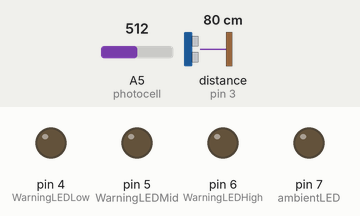
The sketch below on a simulated Arduino Uno, built with avr-gcc and run on an emulated ATmega328P. On the bench: output pins drawn as LEDs (lit = HIGH). Inputs (shaded band) come from the test bench; at power-on: A5 (photocell) = 512, distance to the obstacle (sensor on pin 3) 80 cm. The echo pulse lasts 58.3 µs per cm; pins used as bus, display or sensor lines are not drawn.

Above: at 1.4 s.
1.5 s: A5 (photocell) set to 490
At 2.0 s:
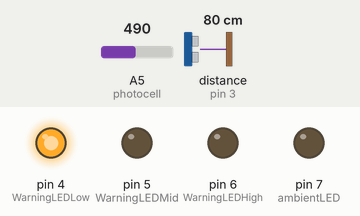
3.0 s: A5 (photocell) set to 511
At 3.4 s:
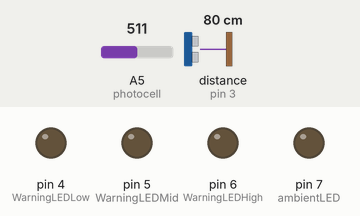
4.5 s: A5 (photocell) set to 306
At 5.4 s:
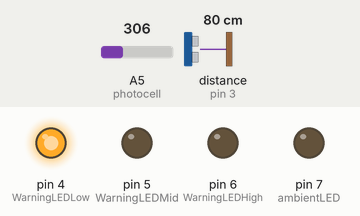
6.0 s: distance to the obstacle (sensor on pin 3) set to 24 cm
7.5 s: distance to the obstacle (sensor on pin 3) set to 19 cm
At 8.7 s:
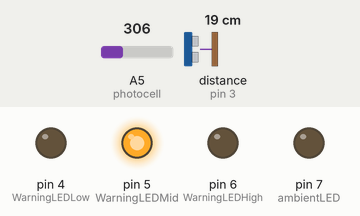
9.0 s: distance to the obstacle (sensor on pin 3) set to 12 cm
10.5 s: distance to the obstacle (sensor on pin 3) set to 9 cm
At 11.1 s:
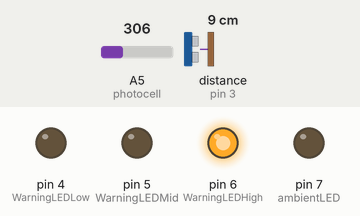
Timing chart, 0 to 13.0 s (numbered marks = the images above; inputs shaded):
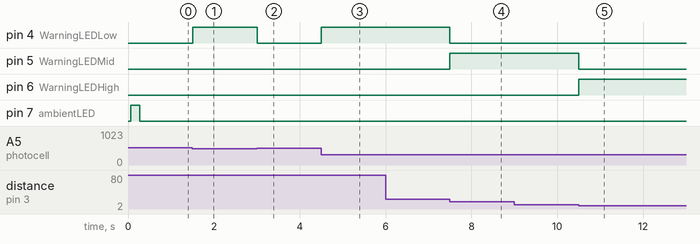

The sketch:

Distance_in_the_Dark.ino
```cpp
// Photocell on analogue pin A0.
#define photocell A5
// The Ultrasonic Trigger pin.
#define USTrigger 2
// The Ultrasonic Echo pin.
#define USEcho 3
// The LED which indicates the ambient lightlevel has been taken.
#define WarningLEDLow 4
// The LED that indicates the room is dark and still, compared to ambient levels.
#define WarningLEDMid 5
// The LED that indicates the room is dark and still, compared to ambient levels.
#define WarningLEDHigh 6
// The LED which indicates the ambient lightlevel has been taken.
#define ambientLED 7

// Defined the length of the queue (longer => more latency, but more smoothing).
#define queueLength 10

//Creating globals to be used in most functions below.
double lightVal, sum, ambientLightLevel, counter = 0, filteredVal, queue[queueLength], movementTimer = 0;
//The scale is how much we weigh our previous result vs. our current result.
double scaleVal = 0.95;
//Set up variables to check the round trip time and distance of the ultrasonic sensor.
double echoTime, echoDist;

//Using queue to smooth the signal ever more.
void queuePush(double nextVal) {
  for (int i = queueLength - 1; i > 0; i--) {
    queue[i] = queue[i - 1];
  }
  queue[0] = nextVal;
}


void setup() {

  //Set up serial comms at 9600 Baud
  Serial.begin(9600);

  // Set I/O state of pins
  pinMode(ambientLED, OUTPUT);
  pinMode(WarningLEDHigh, OUTPUT);
  pinMode(WarningLEDMid, OUTPUT);
  pinMode(WarningLEDLow, OUTPUT);
  pinMode(USTrigger, OUTPUT);
  pinMode(USEcho, INPUT);
  pinMode(photocell, INPUT);

  //Initialise the light level and queue
  ambientLightLevel = 1023;
  for (int i = 0; i < queueLength; i++) {
    queue[i] = 300;
  }

  //Get ambient light level over 250 cycles
  while (counter++ < 250) {

    //Get the sensor value and filter it
    lightVal = analogRead(photocell);
    filteredVal = scaleVal * queue[0] + (1 - scaleVal) * lightVal;
    queuePush(filteredVal);

    //Get the sum of the past "queueLength" values
    for (int i = 0; i < queueLength; i++) {
      sum += queue[i];
    }
    sum = sum / queueLength;
    //Print the current signal
    //Serial.println(sum);
  }

  //Set the Ambient light level and flash the ambient indicator LED
  ambientLightLevel = sum;
  //Serial.println(sum);
  digitalWrite(ambientLED, HIGH);
  delay(200);
  digitalWrite(ambientLED, LOW);
  digitalWrite(USTrigger, LOW);
}


//Read the photoresistor and output to LED & serial monitor.
void loop() {
  //Check the photocell over a period of time
  for(int cycleCount = 0; cycleCount < 15; cycleCount++){
    //Get the sensor value and filter it
    lightVal = analogRead(photocell);
    filteredVal = scaleVal * queue[0] + (1 - scaleVal) * lightVal;
    queuePush(filteredVal);
  }

  //Get the sum of the past "queueLength" values
  for (int i = 0; i < queueLength; i++) {
    sum += queue[i];
  }
  sum = sum / queueLength;

  //Print the current signal & ratio
  //Serial.print(sum);
  //Serial.print(" ");
  //Serial.println(ambientLightLevel / sum);


  //If light level is below the threshold, then LED set to ON
  if (ambientLightLevel / sum > 1.015) {
    digitalWrite(USTrigger, HIGH);
    delayMicroseconds(10);
    digitalWrite(USTrigger, LOW);
    // Read the rebounded soundwave, convert the round trip time to seconds using speed of sound
    echoTime = pulseIn(USEcho, HIGH);
    // Calculating the distance
    echoDist = echoTime*0.034/2;

//    Serial.println(echoDist);
    //Warning level: RED
    if(echoDist < 10){
      digitalWrite(WarningLEDLow, LOW);
      digitalWrite(WarningLEDMid, LOW);
      digitalWrite(WarningLEDHigh, HIGH);
    }
    //Warning level: YELLOW
    else if(echoDist < 20){
      digitalWrite(WarningLEDLow, LOW);
      digitalWrite(WarningLEDHigh, LOW);
      digitalWrite(WarningLEDMid, HIGH);
    }
    //Warning level: GREEN
    else{
      digitalWrite(WarningLEDMid, LOW);
      digitalWrite(WarningLEDHigh, LOW);
      digitalWrite(WarningLEDLow, HIGH);
    }
  }
  else {
    //This is to turn off all LEDs if it is not dark
    digitalWrite(WarningLEDLow, LOW);
    digitalWrite(WarningLEDMid, LOW);
    digitalWrite(WarningLEDHigh, LOW);
  }
}
```

Measured:
- the behaviour switches between 505 and 504 on A5 (photocell) (found by bisection; images 0 and 1)
- the behaviour switches between 21 and 20 cm on distance to the obstacle (sensor on pin 3) (found by bisection; images 3 and 4)
- the behaviour switches between 11 and 10 cm on distance to the obstacle (sensor on pin 3) (found by bisection; images 4 and 5)
- after the input at 1.5 s, pin 4 (WarningLEDLow): LOW → HIGH at once
- after the input at 3.0 s, pin 4 (WarningLEDLow): HIGH → LOW at once
- after the input at 4.5 s, pin 4 (WarningLEDLow): LOW → HIGH at once
- after the input at 6.0 s, every drawn part: stays the same
- after the input at 7.5 s, pin 4 (WarningLEDLow): HIGH → LOW at once; pin 5 (WarningLEDMid): LOW → HIGH at once
- after the input at 9.0 s, every drawn part: stays the same
- after the input at 10.5 s, pin 5 (WarningLEDMid): HIGH → LOW at once; pin 6 (WarningLEDHigh): LOW → HIGH at once
